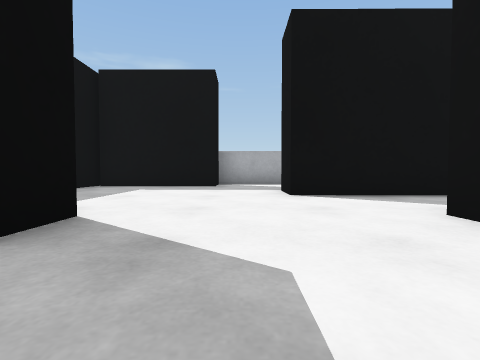
[1] (above)

24 first-person views from a walk through a robot-simulator world made for Webots. The camera is 0.04 m above the floor, tilts 2° down and sees 85° across. The floor is counted in squares, 0.1 m on a side. Each view is taken from the middle of a square. On the plan, view 1 faces up. The plan holds only what a view shows up to about 9 squares ahead; the rest is blank. Robots are left out. Webots' stock objects and surfaces are drawn as simple stand-ins.

[2]
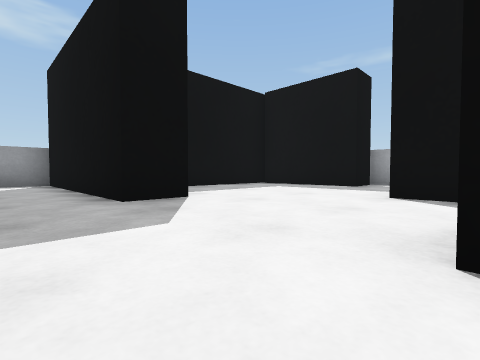

[3]
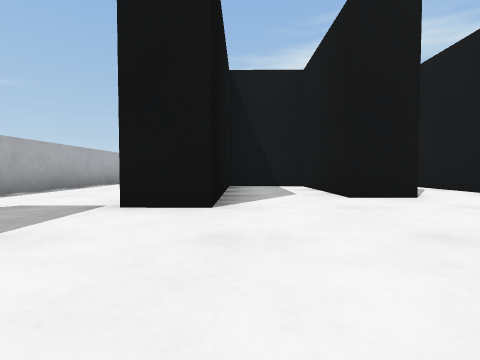

[4]
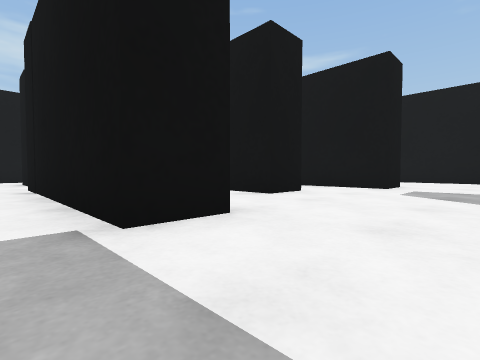

[5]
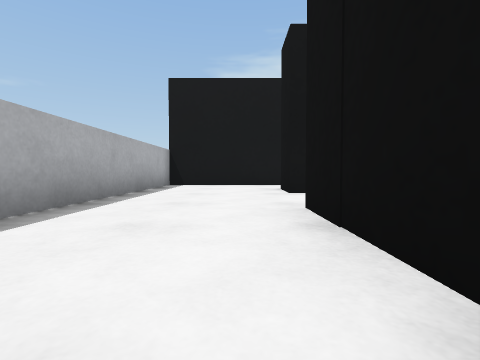

[6]
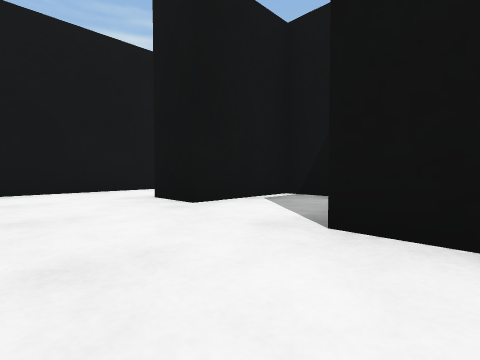

[7]
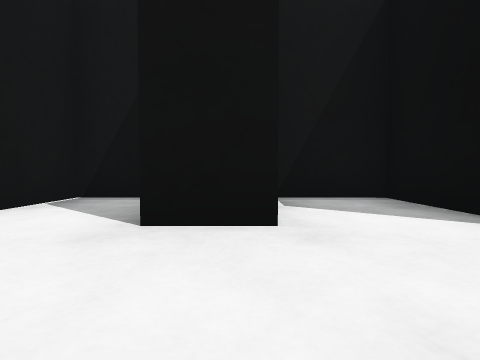

[8]
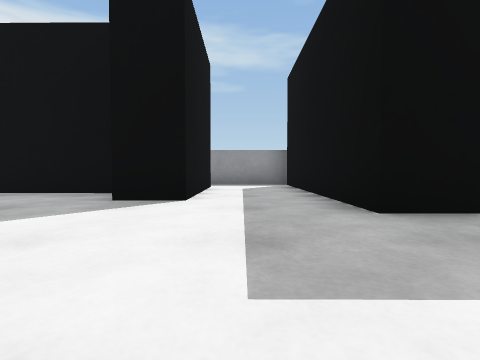

[9]
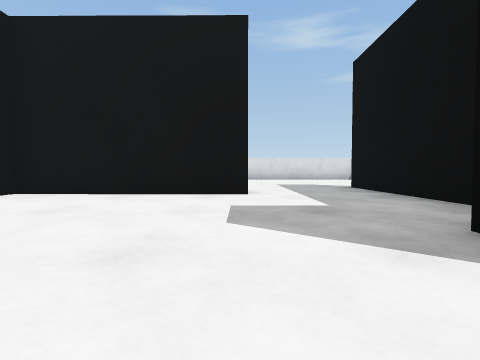

[10]
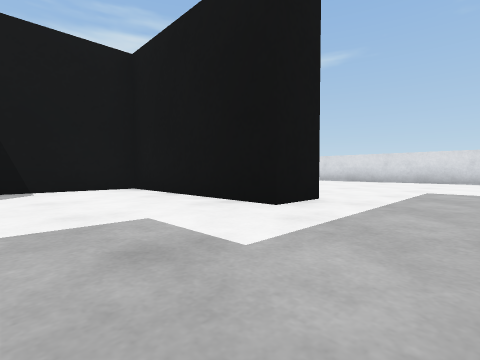

[11]
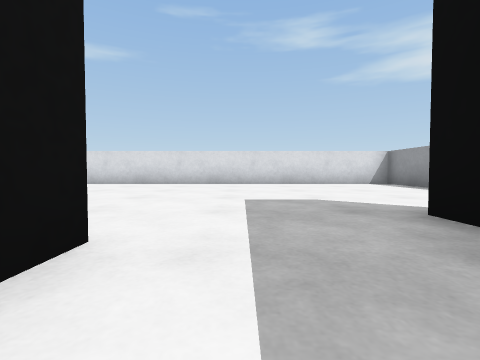

[12]
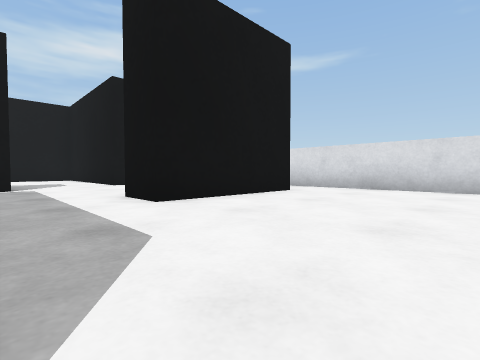

[13]
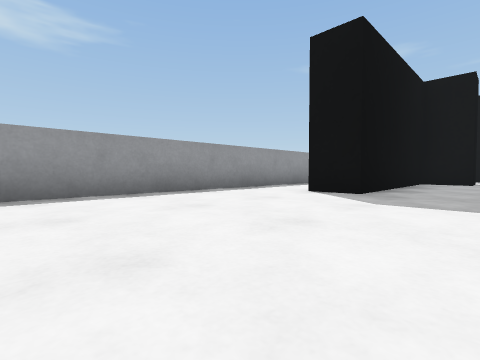

[14]
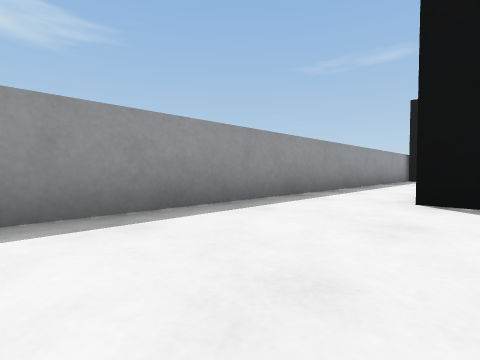

[15]
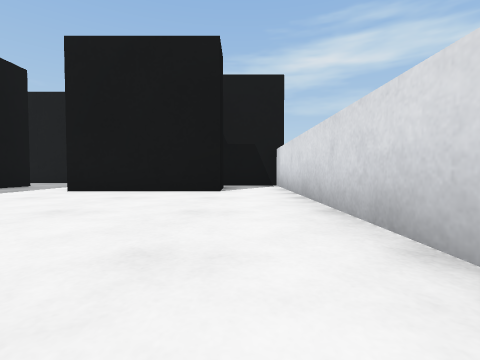

[16]
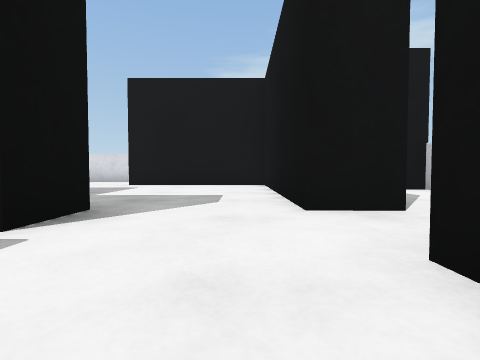

[17]
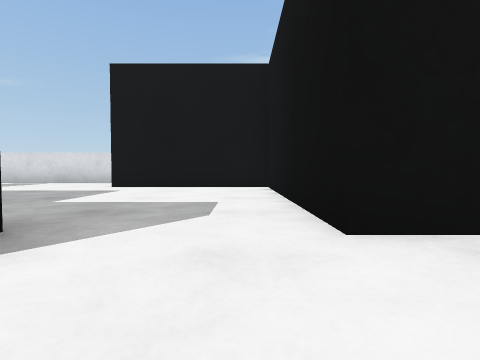

[18]
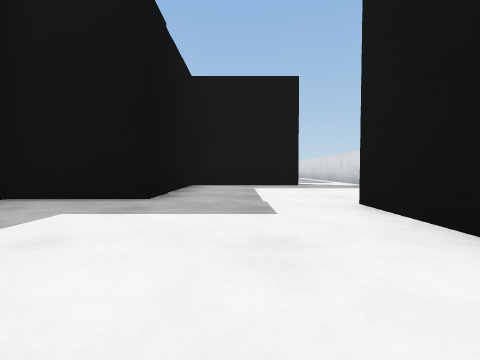

[19]
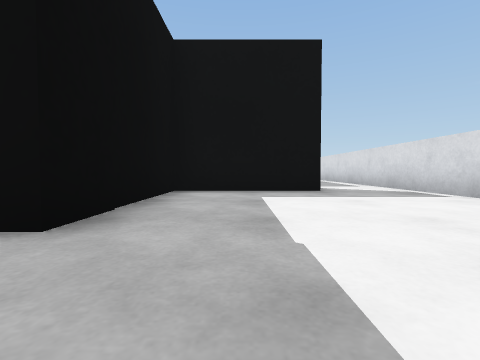

[20]
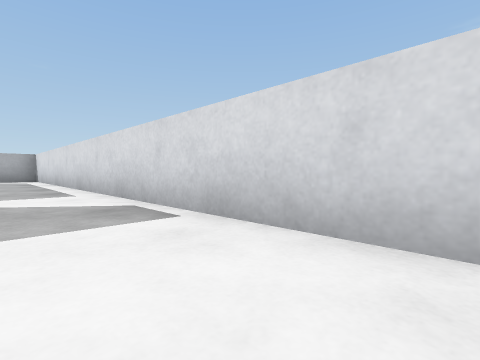

[21]
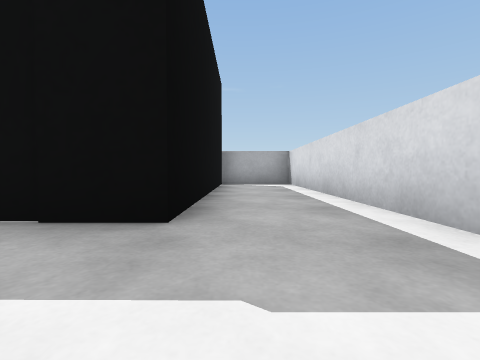

[22]
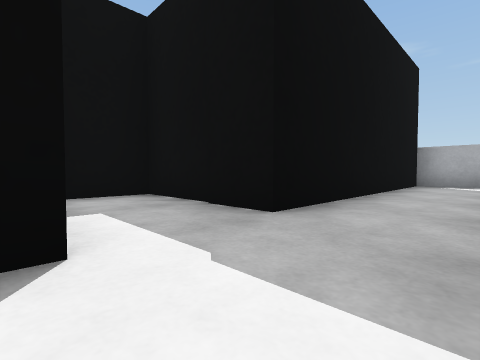

[23]
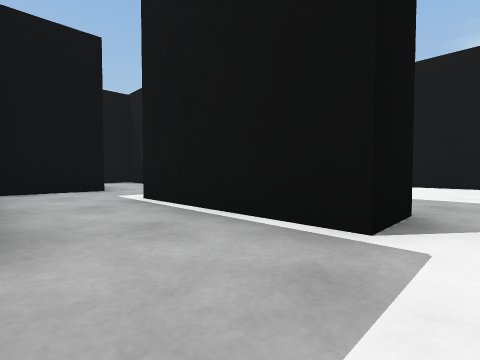

[24]
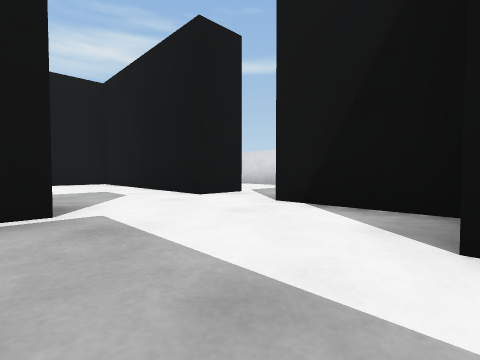

### Floor plan
Ten units are one square. View 1 is at (0, 0); x grows to the right and y downward. Boxes are objects, and circles mark ways between rooms. Rooms are numbered by the first view taken in them; rooms with no view inside come last. Other rooms are left out.
<svg viewBox="-70 -85 210 210">
<path fill="none" stroke="#000" d="M-14 -24 -14 -13 -65 -13 -65 4M8 4 46 4M19 -13 19 -24M-55 7 -25 7M19 -24 48 -24 48 -43 8 -43 8 -53M-36 -54 -36 -39M8 -53 59 -53M58 -47 58 -31 77 -31 77 -53M74 -80 -6 -80 -6 -68 -37 -68M-36 -71 -36 -54M77 -53 87 -53M95 -31 104 -31 104 -80 74 -80M-11 45 29 45 29 22M-25 7 -25 17 -37 17 -37 44M8 14 8 4M-65 4 -65 46M-11 55 -11 45M-37 44 -37 64 -47 64M-65 46 -65 120 42 120 42 105M31 106 21 106 21 76M68 64 57 64 57 32M66 88 114 88 114 47M135 40 135 -5M39 55 29 55M118 7 87 7 87 43 66 43M32 89 52 89M21 76 33 76M135 -5 135 -80 114 -80 114 -20 87 -20 87 -8"/>
<circle cx="0" cy="-20" r="3" fill="#2a7"/>
<circle cx="-30" cy="10" r="3" fill="#2a7"/>
<circle cx="-15" cy="-50" r="3" fill="#2a7"/>
<circle cx="80" cy="-65" r="3" fill="#2a7"/>
<circle cx="-40" cy="50" r="3" fill="#2a7"/>
<circle cx="10" cy="65" r="3" fill="#2a7"/>
<circle cx="125" cy="0" r="3" fill="#2a7"/>
<text x="-10" y="-10">1</text>
<text x="0" y="-40">2</text>
<text x="30" y="-60">3</text>
<text x="90" y="-60">4</text>
<text x="-20" y="30">5</text>
<text x="-20" y="80">6</text>
<text x="90" y="50">7</text>
<text x="120" y="-30">8</text>
</svg>
Room 1 opens to room 2. Room 1 opens to room 5. Room 2 opens to room 3. Room 3 opens to room 4. Room 5 opens to room 6. Room 6 opens to room 7. Room 7 opens to room 8.

Where each view was taken, in squares from view 1:
view 1: 0 up, 0 right, facing up
view 2: 0 up, 2 right, facing up-left
view 3: 4 up, 2 left, facing right
view 4: 6 up, 1 left, facing down-right
view 5: 6 up, 3 right, facing right
view 6: 7 up, 5 right, facing down-right
view 7: 7 up, 8 right, facing down
view 8: 0 up, 1 right, facing left
view 9: 0 up, 1 left, facing down
view 10: 2 down, 3 left, facing down-right
view 11: 4 down, 2 left, facing down
view 12: 6 down, 1 left, facing down-right
view 13: 11 down, 2 left, facing up-left
view 14: 10 down, 4 left, facing up-left
view 15: 11 down, 3 left, facing right
view 16: 8 down, 4 right, facing right
view 17: 8 down, 5 right, facing right
view 18: 8 down, 10 right, facing up
view 19: 6 down, 10 right, facing up
view 20: 4 down, 12 right, facing up-right
view 21: 0 up, 12 right, facing up
view 22: 0 up, 13 right, facing up-left
view 23: 7 down, 4 right, facing up-right
view 24: 6 down, 3 right, facing down-right
